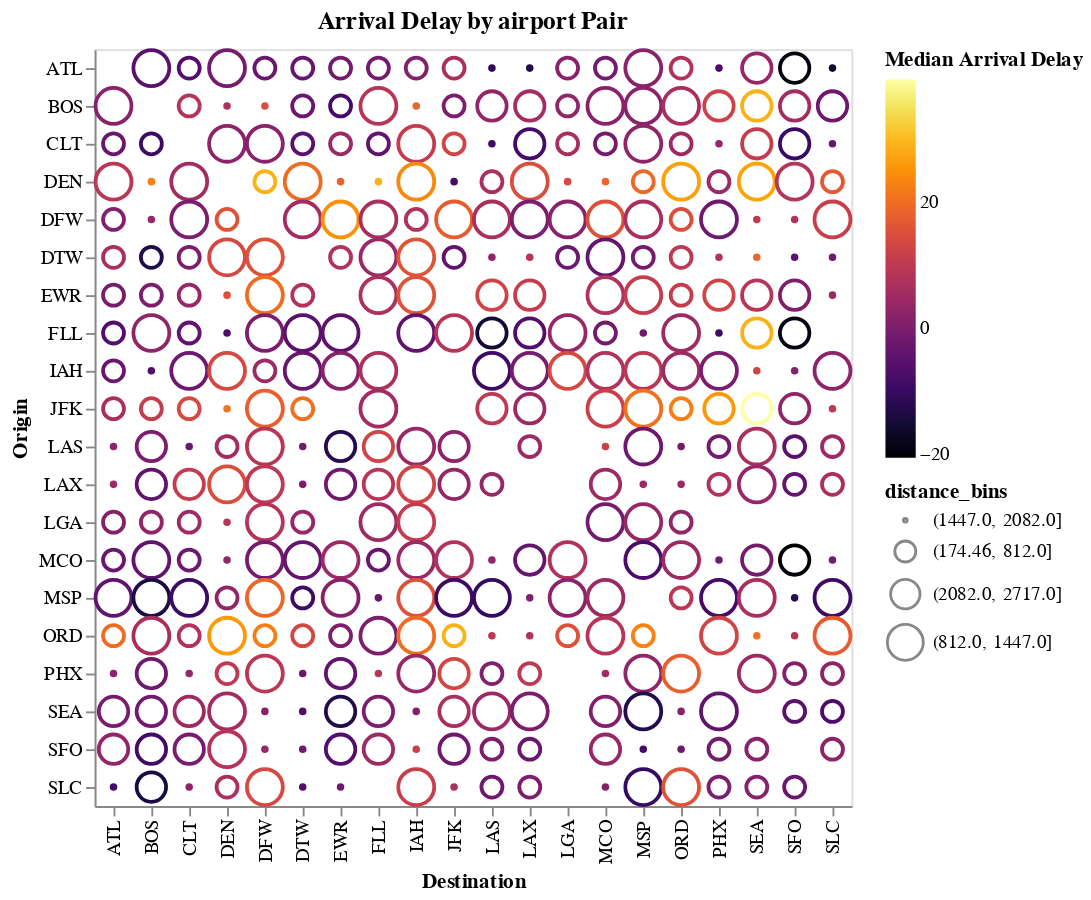

Notebook source saved alongside this figure:
### Markdown cell above
### Interactive Charts: selection v1

### Code cell
## SELECTION
airport_pairs['distance_bins'] = pd.cut(airport_pairs['distance'], 4).astype(str)
selection = alt.selection_multi(fields=['distance_bins'], bind='legend')

## CHART
scatter_w_selection = alt.Chart(airport_pairs, title='Arrival Delay by airport Pair').mark_point().encode(
    alt.X('DESTINATION_AIRPORT', title="Destination"),
    alt.Y('ORIGIN_AIRPORT', title="Origin"),
    size='distance_bins',  ### NEW
    opacity=alt.condition(selection, alt.value(1), alt.value(0.2)), ### NEW
    color=alt.Color('median_arrival_delay', 
                     scale=alt.Scale(scheme='inferno'), 
                     legend=alt.Legend(title="Median Arrival Delay")
                  ),
    tooltip=[  alt.Tooltip('ORIGIN_AIRPORT')
             , alt.Tooltip('DESTINATION_AIRPORT')
             , alt.Tooltip('nb_flights')
             , alt.Tooltip('median_arrival_delay')
            ],    
### NEW    
).add_selection(  
    selection
)

scatter_w_selection

### Figure 1 — Vega-Lite specification as saved in the notebook (floating-point values rounded to 4 significant figures; data arrays with more than 128 entries replaced by an {"elided": "..."} marker saying what was removed)
{"config": {"view": {"continuousWidth": 400, "continuousHeight": 300}}, "data": {"name": "data-dd3e867b6e22665d026274d073ced900"}, "mark": "point", "encoding": {"color": {"type": "quantitative", "field": "median_arrival_delay", "legend": {"title": "Median Arrival Delay"}, "scale": {"scheme": "inferno"}}, "opacity": {"condition": {"value": 1, "selection": "selector003"}, "value": 0.2}, "size": {"type": "nominal", "field": "distance_bins"}, "tooltip": [{"type": "nominal", "field": "ORIGIN_AIRPORT"}, {"type": "nominal", "field": "DESTINATION_AIRPORT"}, {"type": "quantitative", "field": "nb_flights"}, {"type": "quantitative", "field": "median_arrival_delay"}], "x": {"type": "nominal", "field": "DESTINATION_AIRPORT", "title": "Destination"}, "y": {"type": "nominal", "field": "ORIGIN_AIRPORT", "title": "Origin"}}, "selection": {"selector003": {"type": "multi", "fields": ["distance_bins"], "bind": "legend"}}, "title": "Arrival Delay by airport Pair", "$schema": "https://vega.github.io/schema/vega-lite/v4.8.1.json", "datasets": {"data-dd3e867b6e22665d026274d073ced900": {"elided": "358 records"}}}
